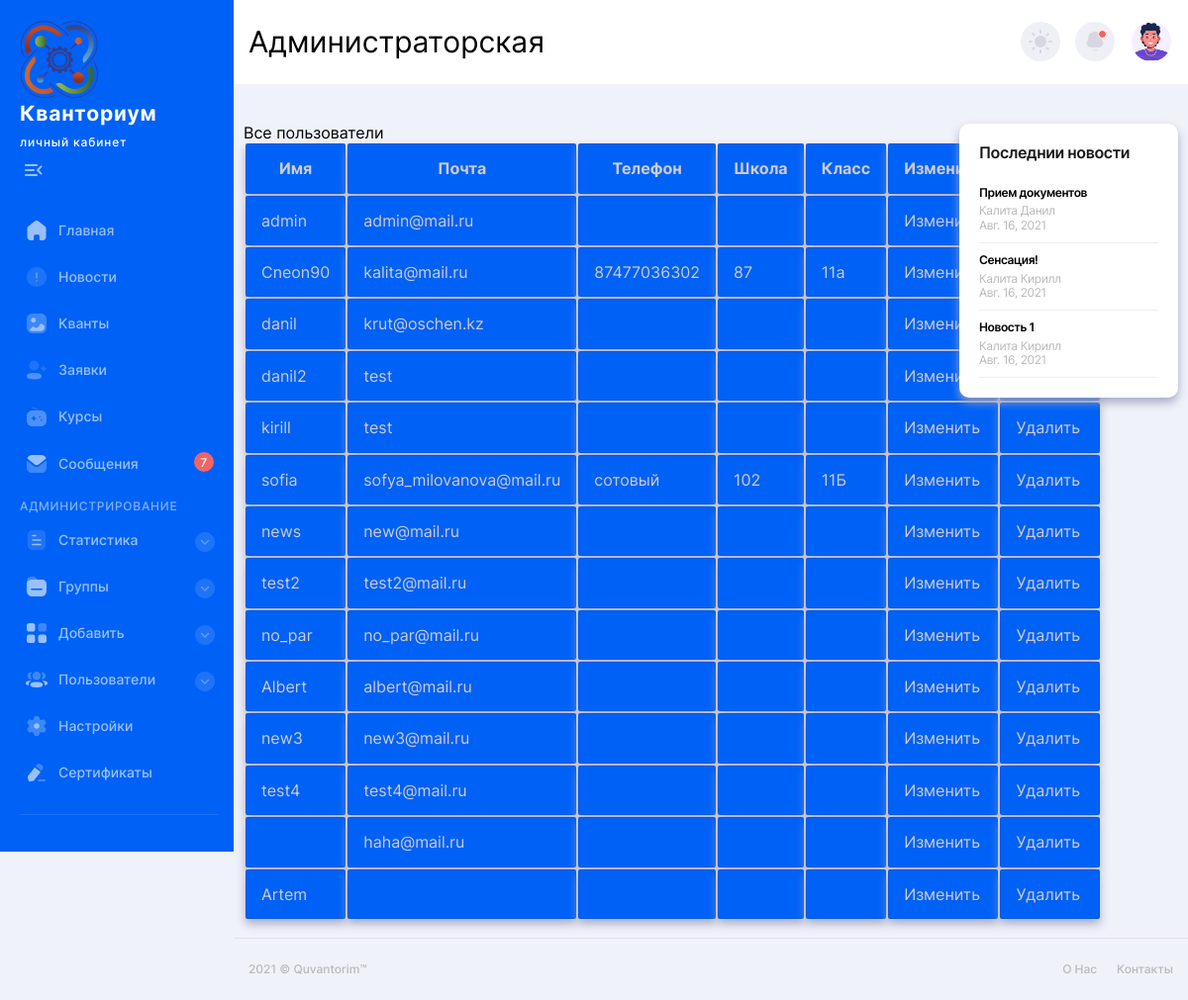
The app's page /admins/user (signed in) with its own data.
### manager/models.py (models this page shows, shortened)
class Profile(models.Model):
    user = models.OneToOneField(User, on_delete=models.CASCADE) #Привязываем к модели юзер
    Passport_series = models.CharField(max_length=10, blank=True)
    Passport_number = models.CharField(max_length=40, blank=True)
    Passport_received = models.CharField(max_length=60, blank=True)
    Location = models.CharField(max_length=30, blank=True)
    School_name = models.CharField(max_length=60, blank=True)
    School_class= models.CharField(max_length=10, blank=True)
    Birth_date = models.DateField(null=True, blank=True)
    Phone = models.CharField(max_length=30, blank=True)
    Status = models.CharField(max_length=10, blank=True)
    id_stepik = models.CharField(max_length=10, blank=True)

class novelty(models.Model):
    name = models.CharField(max_length=30, blank=True)
    heading = models.CharField(max_length=30, blank=True)
    body = models.TextField()
    data = models.DateField(null=True, blank=True)
    time =  models.TimeField(null=True, blank=True)

### manager/views.py (the view)
# urls.py: path('admins/user', views.admin_user, name='admins/admins'),
@permission_required('manager.adminenter',login_url='login')
def admin_user(request):
    data= {}
    data['prava'] = request.user.has_perm('manager.adminenter')
    data['new'] = novelty.objects.all().order_by('-pk')[:settings.NEWS_COLUMN]
    data['longing'] =request.user.is_authenticated
    try:
        print(request.user.profile.Status)
    except Profile.DoesNotExist:
        print("No")
    data.update(init_news(request))
    data['users'] = User.objects.all()
    return render(request, 'manager/admins.html', data)

### manager/functional.py (called while the page is built)
def init_news(request):
    datas={}
    datas['new'] = novelty.objects.all().order_by('-data').order_by('-time')[:settings.NEWS_COLUMN]
    datas['admins'] = request.user.has_perm('manager.can_admins')
    datas['exit'] = request.user.is_authenticated
    return datas

### templates/manager/admins.html (shortened to what this page needs)
{% extends "manager/main.html" %}
{% block bar %}
  {% if longing %}   sidebar {% else %}  sidebarno {% endif %}
{% endblock %}
{% block namepage %}
        Администраторская
{% endblock %}
{% block content %}
    <main class="main users chart-page" id="skip-target">
      <div class="container">
        <div class="row">
          <div class="col-lg-9">
              <div class="text">
                    Все пользователи
               <table>
                    <tr>
                        <th class="name">Имя</th>
                        <th class="name"> Почта </th>
                        <th class="name"> Телефон </th>
                        <th class="name"> Школа </th>
                        <th class="name"> Класс </th>
                        <th class="name"> Изменить </th>
                        <th class="name"> Удалить  </th>
                    </tr>
                    {% for user in users %}
                            <tr>
                                <td class="names2"> <a href="{% url 'profile' user.id %}">  {{ user.username }} </a> </td>
                                <td class="names2"> {{ user.email }}</td>
                                <td class="names2"> {{ user.profile.Phone }}</td>
                                <td class="names2"> {{ user.profile.School_name }}</td>
                                <td class="names2"> {{ user.profile.School_class }}</td>
                                <td class="names2"> <a href="redit?id={{ user.id }}"> Изменить </a>  </td>
                                <td class="names3"> <a href="delete?id={{ user.id }}"> Удалить </a></td>
                            </tr>
                    {% endfor %}
                  </table>
              </div>
          </div>
          <div class="col-lg-3">
                  {% include 'manager/show_news.html' %}
          </div>
        </div>
      </div>
    </main>
{% endblock %}

### templates/manager/show_news.html (shortened to what this page needs)
     <article class="white-block">
              <div class="top-cat-title">
                <h3>Последнии новости </h3>
              </div>
              <ul class="top-cat-list">
                  {% for news in new %}
                <li>
                  <a href="{% url 'new_post' news.id %}">
                    <div class="top-cat-list__title">
                     {{ news.heading }}
                    </div>
                    <div class="top-cat-list__subtitle">
                       {{ news.name }} <br>
                      {{ news.data }}
                    </div>
                  </a>
                  {% endfor %}
              </ul>
            </article>

### records on screen
novelty: heading "Прием документов", name "Калита Данил", data "Авг. 16, 2021"
novelty: heading "Сенсация!", name "Калита Кирилл", data "Авг. 16, 2021"
novelty: heading "Новость 1", name "Калита Кирилл", data "Авг. 16, 2021"

### other values on screen
{{ user.username }} "admin"
{{ user.email }} "admin@mail.ru"
{{ user.username }} "Cneon90"
{{ user.email }} "kalita@mail.ru"
{{ user.profile.Phone }} "87477036302"
{{ user.profile.School_name }} "87"
{{ user.profile.School_class }} "11а"
{{ user.username }} "danil"
{{ user.email }} "krut@oschen.kz"
{{ user.username }} "danil2"
{{ user.email }} "test"
{{ user.username }} "kirill"
{{ user.username }} "sofia"
{{ user.email }} "sofya_milovanova@mail.ru"
{{ user.profile.Phone }} "сотовый"
